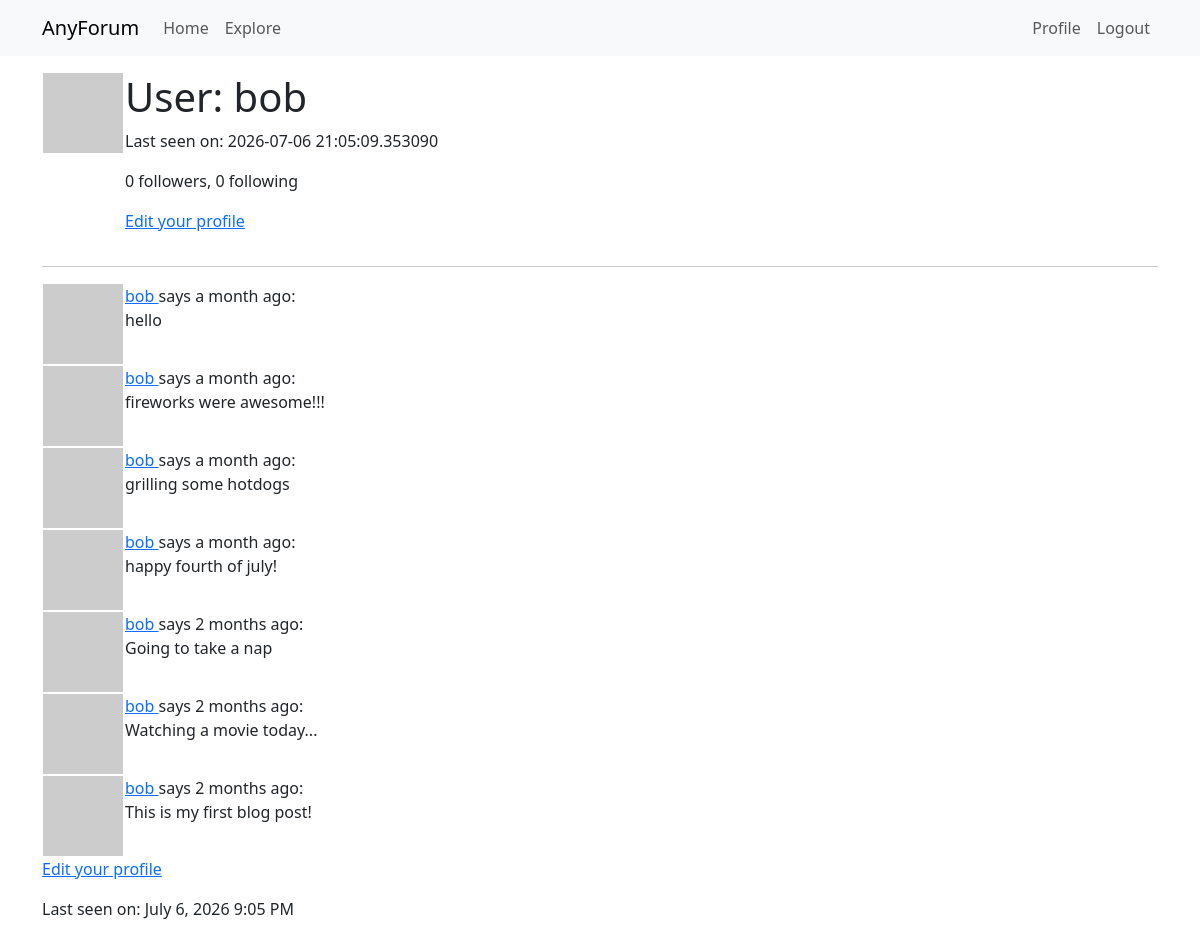
The page /user/bob (signed in) on the database as committed earlier.
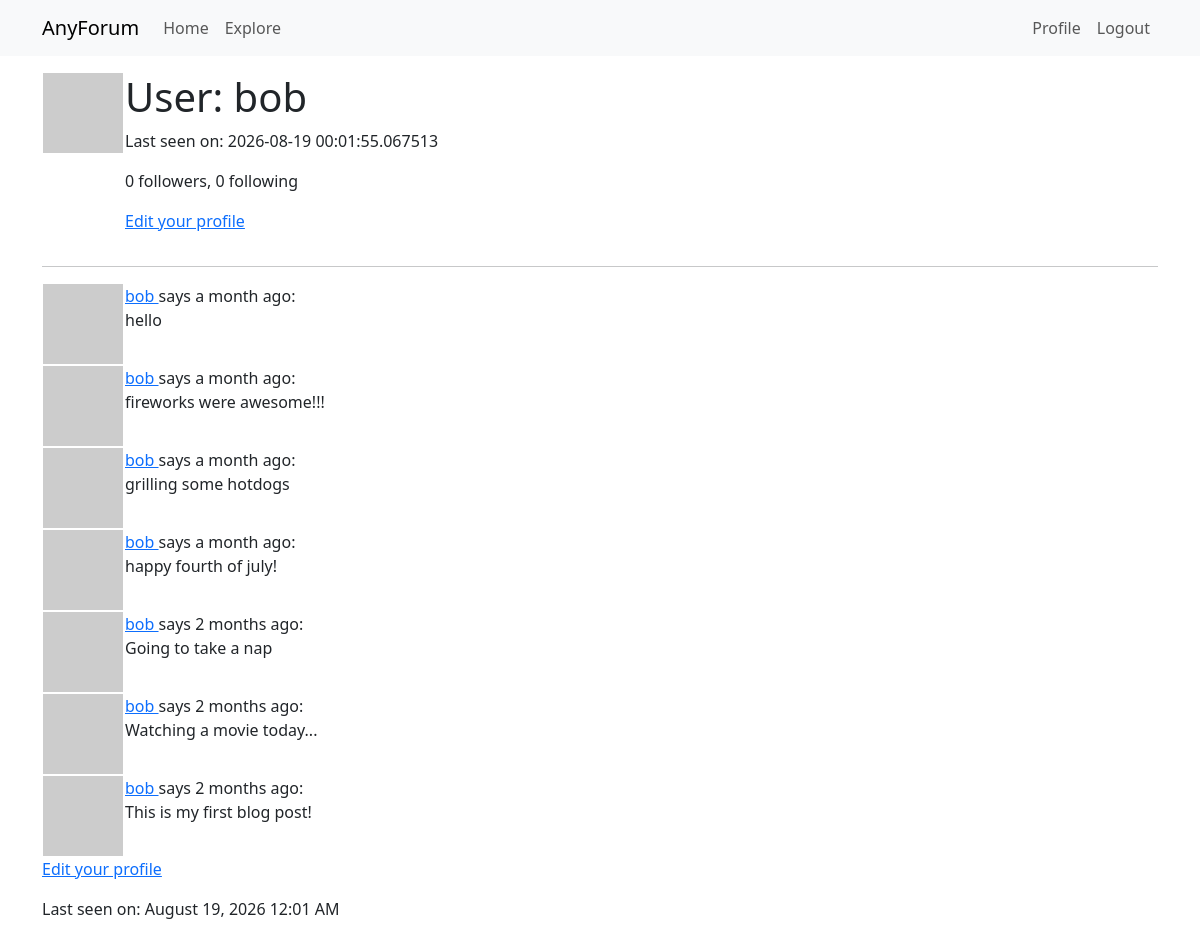
The same page on the database as committed later.
### app/models.py (models this page shows, shortened)
class User(UserMixin, db.Model):
    id: so.Mapped[int] = so.mapped_column(primary_key=True)
    username: so.Mapped[str] = so.mapped_column(sa.String(64), index=True, unique=True)
    email: so.Mapped[str] = so.mapped_column(sa.String(120), index=True, unique=True)
    password_hash: so.Mapped[Optional[str]] = so.mapped_column(sa.String(256))
    posts: so.WriteOnlyMapped['Post'] = so.relationship(back_populates='author')
    about_me: so.Mapped[Optional[str]] = so.mapped_column(sa.String(140))
    last_seen: so.Mapped[Optional[datetime]] = so.mapped_column(default=lambda: datetime.now(timezone.utc))
    def avatar(self, size):
        digest = md5(self.email.lower().encode('utf-8')).hexdigest()
        return f'https://www.gravatar.com/avatar/{digest}?d=identicon&s={size}'
    following: so.WriteOnlyMapped['User'] = so.relationship(secondary=followers,
                                                            primaryjoin=(followers.c.follower_id == id),
                                                            secondaryjoin=(followers.c.followed_id == id),
                                                            back_populates='followers')
    followers: so.WriteOnlyMapped['User'] = so.relationship(secondary=followers,
                                                            primaryjoin=(followers.c.followed_id == id),
                                                            secondaryjoin=(followers.c.follower_id == id),
                                                            back_populates='following')
    def followers_count(self):
        query = sa.select(sa.func.count()).select_from(self.followers.select().subquery())
        return db.session.scalar(query)
    def following_count(self):
        query = sa.select(sa.func.count()).select_from(self.following.select().subquery())
        return db.session.scalar(query)

class Post(db.Model):
    id: so.Mapped[int] = so.mapped_column(primary_key=True)
    body: so.Mapped[str] = so.mapped_column(sa.String(140))
    timestamp: so.Mapped[datetime] = so.mapped_column(index=True, default=lambda: datetime.now(timezone.utc))
    user_id: so.Mapped[int] = so.mapped_column(sa.ForeignKey(User.id), index=True)
    author: so.Mapped[User] = so.relationship(back_populates='posts')

### app/routes.py (the view)
@app.route('/user/<username>')
@login_required
def user(username):
    user = db.first_or_404(sa.select(User).where(User.username == username))
    page = request.args.get('page', 1, type=int)
    query = user.posts.select().order_by(Post.timestamp.desc())
    posts = db.paginate(query, page=page, per_page=app.config['POSTS_PER_PAGE'], error_out=False)
    next_url = url_for('user', username=user.username, page=posts.next_num) \
        if posts.has_next else None
    prev_url = url_for('user', username=user.username, page=posts.prev_num) \
        if posts.has_prev else None
    form = EmptyForm()
    return render_template('user.html', user=user, posts=posts, next_url=next_url, prev_url=prev_url, form=form)

### app/models.py (called while the page is built)
@login.user_loader
def load_user(id):
    return db.session.get(User, int(id))

### app/routes.py (called while the page is built)
@app.before_request
def before_request():
    if current_user.is_authenticated:
        current_user.last_seen = datetime.now(timezone.utc)
        db.session.commit()

### app/templates/user.html (shortened to what this page needs)
{% extends "base.html" %}
{% block content %}
    <table>
        <tr valign="top">
            <td><img src="{{ user.avatar(128) }}"></td>
            <td>
                <h1>User: {{ user.username }}</h1>
                {% if user.last_seen %}<p>Last seen on: {{user.last_seen}}</p>{% endif %}
                <p>{{ user.followers_count() }} followers, {{ user.following_count() }} following</p>
                {% if user == current_user %}
                <p><a href="{{url_for('edit_profile')}}">Edit your profile</a></p>
                {% endif %}
            </td>
        </tr>
    </table>
    <hr>
    {% for post in posts %}
        {% include '_post.html'%}
    {% endfor %}
    {% if user == current_user %}
        <p><a href="{{url_for('edit_profile') }}">Edit your profile</a></p>
    {% endif %}
    {% if user.last_seen %}
    <p>Last seen on: {{moment(user.last_seen).format('LLL') }}</p>
    {% endif %}
{% endblock %}

### app/templates/base.html (shortened to what this page needs)
<!doctype html>
<html lang="en">
  <head>
    <link
        href="https://cdn.jsdelivr.net/npm/bootstrap@5.3.2/dist/css/bootstrap.min.css"
        rel="stylesheet"
>
  </head>
  <body>
    <nav class="navbar navbar-expand-lg bg-body-tertiary">
      <div class="container">
        <a class="navbar-brand" href="{{ url_for('index') }}">AnyForum</a>
        <div class="collapse navbar-collapse" id="navbarSupportedContent">
          <ul class="navbar-nav me-auto mb-2 mb-lg-0">
            <li class="nav-item">
              <a class="nav-link" aria-current="page" href="{{ url_for('index') }}">Home</a>
            </li>
            <li class="nav-item">
              <a class="nav-link" aria-current="page" href="{{ url_for('explore') }}">Explore</a>
            </li>
          </ul>
          <ul class="navbar-nav mb-2 mb-lg-0">
            {% if current_user.is_anonymous %}
            <li class="nav-item">
              <a class="nav-link" aria-current="page" href="{{ url_for('login') }}">Login</a>
            </li>
            {% else %}
            <li class="nav-item">
              <a class="nav-link" aria-current="page" href="{{ url_for('user', username=current_user.username) }}">Profile</a>
            </li>
            <li class="nav-item">
              <a class="nav-link" aria-current="page" href="{{ url_for('logout') }}">Logout</a>
            </li>
            {% endif %}
          </ul>
        </div>
      </div>
    </nav>
    <div class="container mt-3">
      {% block content %}{% endblock %}
    </div>
  </body>
</html>

### app/templates/_post.html
<table>
    <tr valign="top">
        <td><img src="{{ post.author.avatar(36) }}"></td>
        <td>
            <a href="{{ url_for('user', username=post.author.username) }}">
                {{ post.author.username}}
            </a> says {{moment(post.timestamp).fromNow()}}:
            <br>{{ post.body }}</td>
    </tr>
</table>

Rows that differ between the two databases and show on the page:
changed User "bob": last_seen "2026-07-06 21:05:09.353090" → "2026-08-19 00:01:55.067513"; last_seen "July 6, 2026 9:05 PM" → "August 19, 2026 12:01 AM"
